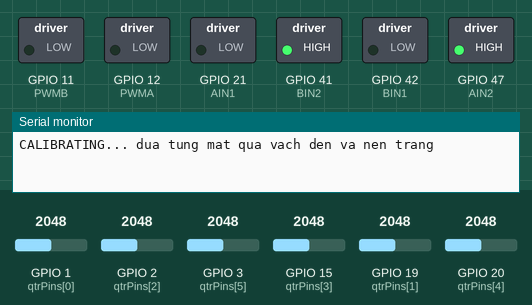
Recording of a sketch running on a simulated ESP32-S3. On the bench: switched loads named in the sketch (green lamp = pin HIGH), the last lines printed to the serial monitor. The inputs (shaded band) are chosen by the test bench; at power-on: GPIO 1 (qtrPins[0]) = 2048, GPIO 2 (qtrPins[2]) = 2048, GPIO 3 (qtrPins[5]) = 2048, GPIO 15 (qtrPins[3]) = 2048, GPIO 19 (qtrPins[1]) = 2048, GPIO 20 (qtrPins[4]) = 2048 (analog values on the 0–4095 scale).

Above: at 0.1 s.
At 10.2 s:
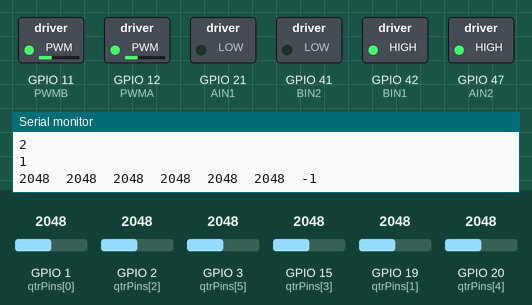
Timing chart, 0 to 11.7 s (numbered marks = the images above):
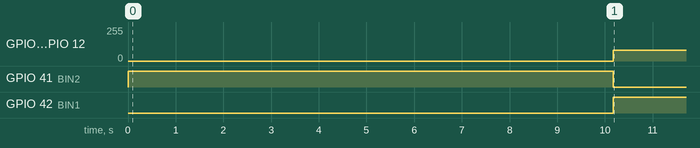

The sketch:

line_tb6612_6sensor.ino
```cpp
// Backup Arduino. Khong nam trong ban build ESP-IDF.
// 6 cam bien analog, TB6612, STBY noi san VCC.
// Toc do la duty 8-bit (-255..255), duong = tien. Chi dung speedRun() de chay motor.

// --- TB6612: Motor A = banh trai, Motor B = banh phai ---
const int AIN1 = 21;
const int AIN2 = 47;
const int PWMA = 12;
const int BIN1 = 42;
const int BIN2 = 41;
const int PWMB = 11;

// S0 trai nhat ... S5 phai nhat
const int numSensors = 6;
const int qtrPins[numSensors] = {1, 19, 2, 15, 20, 3};
int sensorMin[numSensors];
int sensorMax[numSensors];

float Kp = 0.22;
float Kd = 12.0;
float Ki = 0;

const int maxSpeed = 140;
const int recoverySpeed = 80;

int lastError = 0;
const int setPoint = 2500;  // giua 6 mat: (6-1)*1000/2

const int freq = 5000;
const int resolution = 8;

void speedRun(int left, int right);

void setup() {
  Serial.begin(115200);

  pinMode(AIN1, OUTPUT);
  pinMode(AIN2, OUTPUT);
  pinMode(BIN1, OUTPUT);
  pinMode(BIN2, OUTPUT);
  ledcAttach(PWMA, freq, resolution);
  ledcAttach(PWMB, freq, resolution);
  speedRun(0, 0);

  for (int i = 0; i < numSensors; i++) {
    pinMode(qtrPins[i], INPUT);
    sensorMin[i] = 4095;
    sensorMax[i] = 0;
  }
  analogReadResolution(12);

  Serial.println("CALIBRATING... dua tung mat qua vach den va nen trang");
  for (int i = 0; i < 250; i++) {
    for (int s = 0; s < numSensors; s++) {
      int val = analogRead(qtrPins[s]);
      if (val < sensorMin[s]) sensorMin[s] = val;
      if (val > sensorMax[s]) sensorMax[s] = val;
    }
    delay(20);
  }
  Serial.println("Done.");

  for (int i = 5; i > 0; i--) {
    Serial.println(i);
    delay(1000);
  }
}

void loop() {
  long weightedSum = 0;
  long sum = 0;
  bool lineVisible = false;
  int raws[numSensors];

  for (int i = 0; i < numSensors; i++) {
    int rawVal = analogRead(qtrPins[i]);
    raws[i] = rawVal;
    int lo = sensorMin[i];
    int hi = sensorMax[i];
    int value = (hi <= lo) ? 0 : map(rawVal, lo, hi, 0, 1000);
    value = constrain(value, 0, 1000);

    if (value > 200) lineVisible = true;

    weightedSum += (long)value * (i * 1000);
    sum += value;
  }

  int position = (sum == 0) ? -1 : (int)(weightedSum / sum);

  // 6 mat, roi position. Cach nhau bang tab, het hang moi xuong dong.
  static uint32_t lastPrintMs = 0;
  if (millis() - lastPrintMs >= 100) {
    lastPrintMs = millis();
    for (int i = 0; i < numSensors; i++) {
      Serial.print(raws[i]);
      Serial.print('\t');
    }
    Serial.println(position);
  }

  if (!lineVisible || sum == 0) {
    if (lastError > 0) {
      speedRun(recoverySpeed, -recoverySpeed);
    } else {
      speedRun(-recoverySpeed, recoverySpeed);
    }
    return;
  }

  int error = position - setPoint;
  int D = error - lastError;
  lastError = error;

  // error > 0: vach ben phai, xe lech trai -> banh trai nhanh, banh phai cham.
  // error < 0: nguoc lai. Cham banh phia trong thi xe moi quay duoc o doan cua.
  int adj = (Kp * error) + (Kd * D) + (Ki * 0);
  int leftMotorSpeed = constrain(maxSpeed + adj, -255, 255);
  int rightMotorSpeed = constrain(maxSpeed - adj, -255, 255);
  speedRun(leftMotorSpeed, rightMotorSpeed);
}

// left/right: -255..255, duong = tien.
// Dao trai/phai: lenh banh trai ra Motor B, lenh banh phai ra Motor A.
// Motor A (banh phai) tien: AIN1=0, AIN2=1. Motor B tien: BIN1=0, BIN2=1.
void speedRun(int left, int right) {
  int speedA = constrain(right, -255, 255);
  int speedB = constrain(left, -255, 255);

  if (speedA >= 0) {
    digitalWrite(AIN1, LOW);
    digitalWrite(AIN2, HIGH);
    ledcWrite(PWMA, speedA);
  } else {
    digitalWrite(AIN1, HIGH);
    digitalWrite(AIN2, LOW);
    ledcWrite(PWMA, -speedA);
  }

  if (speedB >= 0) {
    digitalWrite(BIN1, LOW);
    digitalWrite(BIN2, HIGH);
    ledcWrite(PWMB, speedB);
  } else {
    digitalWrite(BIN1, HIGH);
    digitalWrite(BIN2, LOW);
    ledcWrite(PWMB, -speedB);
  }
}
```

Measured:
- by itself, GPIO 11 (PWMB), GPIO 12 (PWMA): 0/255 → 80/255 at 10.2 s
- by itself, GPIO 41 (BIN2): HIGH → LOW at 10.2 s
- by itself, GPIO 42 (BIN1): LOW → HIGH at 10.2 s
